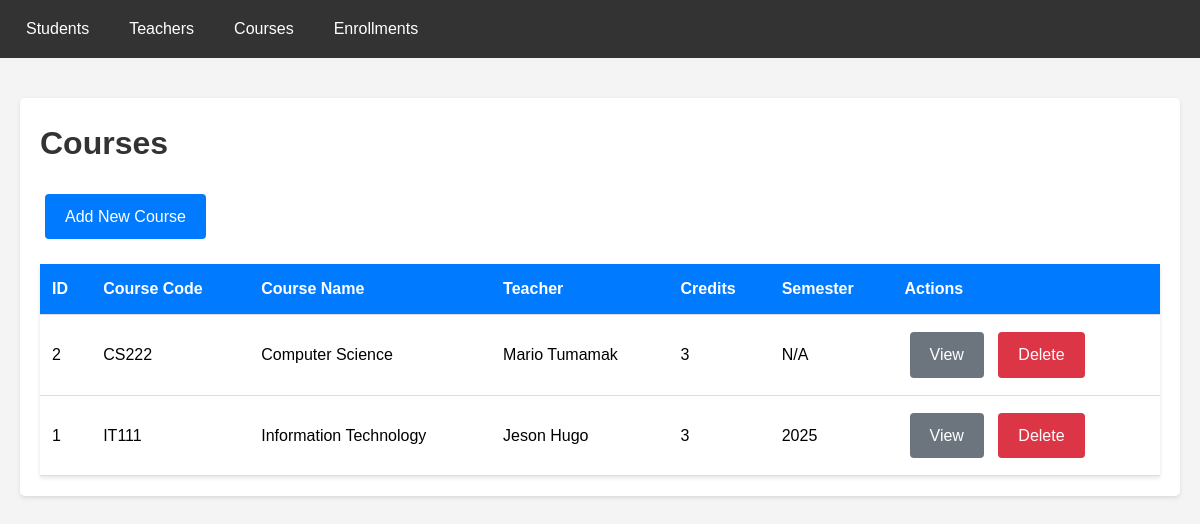
Page /courses/ on the committed database.
### school/models.py (models this page shows, shortened)
class Course(models.Model):
    course_id = models.AutoField(primary_key=True)
    course_name = models.CharField(max_length=150)
    course_code = models.CharField(max_length=20, unique=True)
    teacher = models.ForeignKey(
        Teacher,
        on_delete=models.SET_NULL,
        null=True,
        related_name='courses'
    )
    description = models.TextField(blank=True, null=True)
    credits = models.IntegerField(validators=[MinValueValidator(1)])
    max_capacity = models.IntegerField(default=30)
    semester = models.CharField(max_length=50, blank=True, null=True)
    class Meta:
        db_table = 'course'
        ordering = ['course_code']

class Teacher(models.Model):
    teacher_id = models.AutoField(primary_key=True)
    first_name = models.CharField(max_length=100)
    last_name = models.CharField(max_length=100)
    email = models.EmailField(max_length=150, unique=True)
    phone = models.CharField(max_length=15, blank=True, null=True)
    department = models.CharField(max_length=100, blank=True, null=True)
    specialization = models.CharField(max_length=50, blank=True, null=True)
    hire_date = models.DateField()
    class Meta:
        db_table = 'teacher'
        ordering = ['last_name', 'first_name']
    def __str__(self):
        return f"{self.first_name} {self.last_name}"

### school/views.py (the view)
# urls.py: path('courses/', views.course_list, name='course_list'),
def course_list(request):
    courses = Course.objects.select_related('teacher').all()
    return render(request, 'courses/course_list.html', {'courses': courses})

### school/templates/courses/course_list.html (shortened to what this page needs)
{% extends 'base.html' %}
{% block content %}
<div class="card">
    <h1>Courses</h1>
    <a href="{% url 'course_create' %}" class="btn">Add New Course</a>
    <table>
        <thead>
            <tr>
                <th>ID</th>
                <th>Course Code</th>
                <th>Course Name</th>
                <th>Teacher</th>
                <th>Credits</th>
                <th>Semester</th>
                <th>Actions</th>
            </tr>
        </thead>
        <tbody>
            {% for course in courses %}
            <tr>
                <td>{{ course.course_id }}</td>
                <td>{{ course.course_code }}</td>
                <td>{{ course.course_name }}</td>
                <td>{{ course.teacher|default:"No teacher" }}</td>
                <td>{{ course.credits }}</td>
                <td>{{ course.semester|default:"N/A" }}</td>
                <td>
                    <a href="{% url 'course_detail' course.pk %}" class="btn btn-secondary">View</a>
                    <a href="{% url 'course_delete' course.pk %}" class="btn btn-danger">Delete</a>
                </td>
            </tr>
            {% empty %}
            <tr>
                <td colspan="7">No courses found.</td>
            </tr>
            {% endfor %}
        </tbody>
    </table>
</div>
{% endblock %}

### school/templates/base.html (shortened to what this page needs)
<!DOCTYPE html>
<html lang="en">
<head>
</head>
<body>
    <nav>
        <ul>
            <li><a href="{% url 'student_list' %}">Students</a></li>
            <li><a href="{% url 'teacher_list' %}">Teachers</a></li>
            <li><a href="{% url 'course_list' %}">Courses</a></li>
            <li><a href="{% url 'enrollment_list' %}">Enrollments</a></li>
        </ul>
    </nav>
    <div class="container">
        {% block content %}
        {% endblock %}
    </div>
</body>
</html>

### school/templates/base.html (style rules this page uses)
* { margin: 0; padding: 0; box-sizing: border-box; }
body { font-family: Arial, sans-serif; line-height: 1.6; background-color: #f4f4f4; }
.container { max-width: 1200px; margin: 0 auto; padding: 20px; }
nav { background-color: #333; color: white; padding: 1rem; margin-bottom: 20px; }
nav ul { list-style: none; display: flex; gap: 20px; }
nav a { color: white; text-decoration: none; padding: 5px 10px; }
.btn { display: inline-block; padding: 10px 20px; background-color: #007bff; color: white; text-decoration: none; border: none; border-radius: 4px; cursor: pointer; margin: 5px; }
.btn-danger { background-color: #dc3545; }
.btn-secondary { background-color: #6c757d; }
table { width: 100%; background-color: white; border-collapse: collapse; margin-top: 20px; box-shadow: 0 2px 4px rgba(0,0,0,0.1); }
th, td { padding: 12px; text-align: left; border-bottom: 1px solid #ddd; }
th { background-color: #007bff; color: white; }
.card { background-color: white; padding: 20px; border-radius: 5px; box-shadow: 0 2px 4px rgba(0,0,0,0.1); margin-bottom: 20px; }
h1, h2, h3 { margin-bottom: 20px; color: #333; }

### rows in the picture
Course: course_id "2", course_code "CS222", course_name "Computer Science", teacher "Mario Tumamak", credits "3", semester "N/A"
Course: course_id "1", course_code "IT111", course_name "Information Technology", teacher "Jeson Hugo", credits "3", semester "2025"
